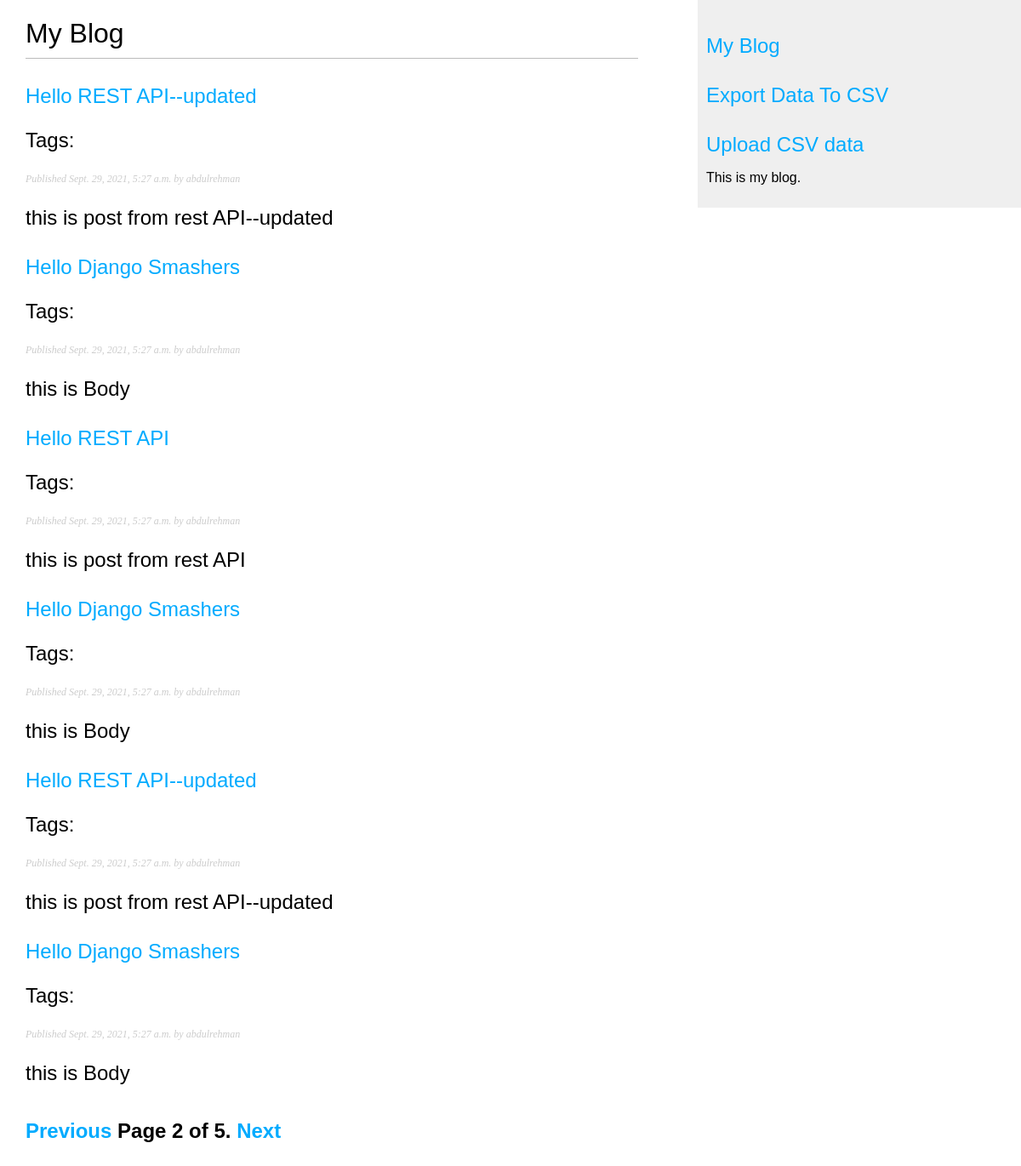
Screenshot of /blog/?page=2 with the database file from the repository.
### api/models.py (models this page shows, shortened)
class Post(models.Model):
    STATUS_CHOICES = (
        ('draft', 'Draft'),
        ('published', 'Published'),
    )
    title = models.CharField(max_length=200, blank=True, null=True)
    body = models.CharField(max_length=200, blank=True, null=True)
    author = models.ForeignKey(User, on_delete=models.CASCADE, related_name='post_author')
    slug = models.CharField(max_length=200, blank=True, null=True)
    publish = models.DateTimeField(default=timezone.now)
    created = models.DateTimeField(auto_now_add=True)
    updated = models.DateTimeField(auto_now=True)
    status = models.CharField(max_length=10, choices=STATUS_CHOICES, default='draft')

### blog/views.py (the view)
# urls.py: path('', views.post_list, name='post_list'),
def post_list(request, tag_slug=None):
    object_list = Post.objects.all()
    tag = None
    if tag_slug:
        tag = get_object_or_404(Tag, slug=tag_slug)
        object_list = object_list.filter(tags__in=[tag])
    paginator = Paginator(object_list, 6) # 3 posts in each page
    page = request.GET.get('page')
    try:
        posts = paginator.page(page)
    except PageNotAnInteger:
        posts = paginator.page(1)
    except EmptyPage:
        posts = paginator.page(paginator.num_pages)
    return render(request, 'blog/post/list.html', {'page':page, 'posts': posts, 'tag':tag})

### blog/templates/blog/post/list.html (shortened to what this page needs)
{% extends "blog/base.html" %}
{% block content %}
 <h1>My Blog</h1>
 {% for post in posts %}
 <h2>
 <a href="{{ post.get_absolute_url }}">
 {{ post.title }}
 </a>
 <p class="tags">Tags:
 </p>
 <p class="date">
 Published {{ post.publish }} by {{ post.author }}
 </p>
 {{ post.body|truncatewords:30|linebreaks }}
 {% endfor %}
 {% include "pagination.html" with page=posts %}
{% endblock %}

### blog/static/blog.css (style rules this page uses)
body { margin:0; padding:0; font-family:helvetica, sans-serif; }
a { color:#00abff; text-decoration:none; }
h1 { font-weight:normal; border-bottom:1px solid #bbb; padding:0 0 10px 0; }
h2 { font-weight:normal; margin:30px 0 0; }
p.date { color:#ccc; font-family: georgia, serif; font-size: 12px; font-style: italic; }

### rows the page displays
Post: title "Hello REST API--updated", publish "Sept. 29, 2021, 5:27 a.m.", author "abdulrehman", body "this is post from rest API--updated"
Post: title "Hello Django Smashers", publish "Sept. 29, 2021, 5:27 a.m.", author "abdulrehman", body "this is Body"
Post: title "Hello REST API", publish "Sept. 29, 2021, 5:27 a.m.", author "abdulrehman", body "this is post from rest API"
Post: title "Hello Django Smashers", publish "Sept. 29, 2021, 5:27 a.m.", author "abdulrehman", body "this is Body"
Post: title "Hello REST API--updated", publish "Sept. 29, 2021, 5:27 a.m.", author "abdulrehman", body "this is post from rest API--updated"
Post: title "Hello Django Smashers", publish "Sept. 29, 2021, 5:27 a.m.", author "abdulrehman", body "this is Body"

### other values shown
{{ page.number }} "2"
{{ page.paginator.num_pages }} "5"
